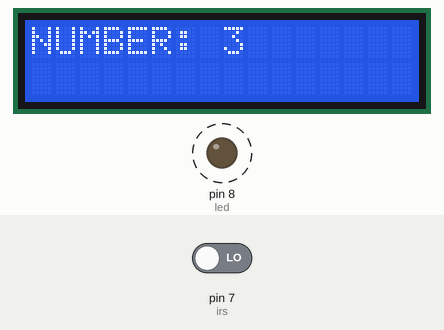
Recording of a sketch running on a simulated Arduino Uno, built with avr-gcc and run on an emulated ATmega328P. On the bench: 16×2 character LCD, output pins drawn as LEDs (lit = HIGH). Dashed ring = blinking. The test bench sets the inputs (shaded band); at power-on: pin 7 (irs) LOW. What the sketch prints to the serial monitor is not drawn.

Above: at 1.2 s.
1.3 s: pin 7 (irs) driven HIGH
At 2.5 s:
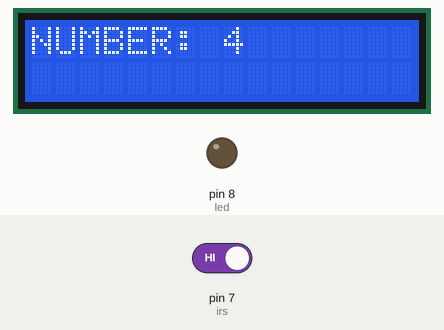
2.8 s: pin 7 (irs) driven LOW
At 3.25 s:
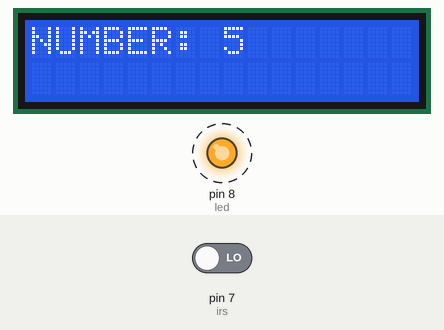
Timing chart, 0 to 11.5 s (numbered marks = the images above; inputs shaded):
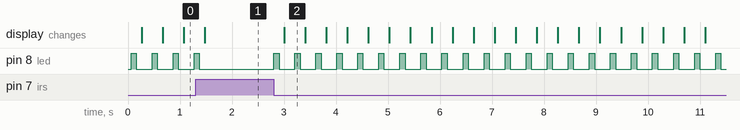

Measured:
- after the input at 1.3 s, pin 8 (led): goes on until 1.4 s, then stays LOW
- after the input at 2.8 s, pin 8 (led): alternates HIGH for 0.10 s and LOW for 0.30 s, starting at once; the display: changes after 0.21 s (image 2)
- by itself, pin 8 (led): alternates HIGH for 0.10 s and LOW for 0.30 s
- what the display in image 2 shows lasts 0.4 s, from 3.0 s to 3.4 s

The sketch:

counter.ino
```cpp
#include<LiquidCrystal.h>
#include <SoftwareSerial.h>

LiquidCrystal lcd(12, 11, 5, 4, 3, 2);               // sets the interfacing pins

const int irs = 7;
const int led = 8;
int detect;
static int count = 0;

SoftwareSerial PHdis(9, 10);                        //rx,tx

void setup()
{

  lcd.begin(16, 2);
  pinMode (irs, INPUT);
  pinMode (led, OUTPUT);

  Serial.begin (9600);
  PHdis.begin(9600);
}

void loop()
{
  detect = digitalRead (irs);
  Serial.println(detect);
  if (detect == HIGH)
  {
    digitalWrite (led, LOW);
  }
  else
  {
     count=count+1;
     digitalWrite(led, HIGH);
     delay(100);
     digitalWrite(led, LOW);
     delay(100);
     lcd.setCursor(0,0);
     lcd.print("NUMBER: ");
     lcd.print(count);

     PHdis.print(count);
     PHdis.print(";");

     delay (200);
  }
}
```
